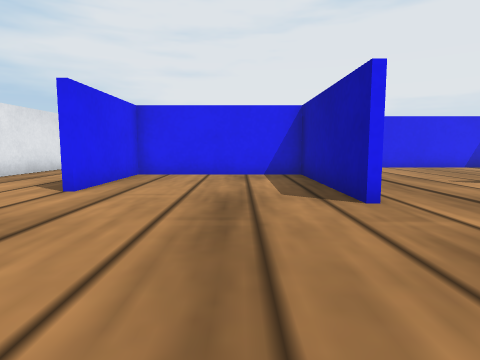
[1] (above)

21 first-person views from a walk through a world built for the Webots simulator. The camera is 0.04 m above the floor, tilts 6° down and sees 75° across. The floor is counted in squares, 0.05 m on a side. Each view is taken from the middle of a square. On the plan, view 1 faces up. The plan holds only what a view shows up to about 10 squares ahead; the rest is blank. The robots in the file are not drawn. Simple shapes and patterns stand in for the simulator's stock objects.

[2]
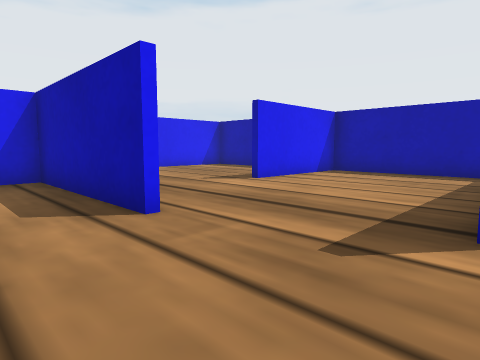

[3]
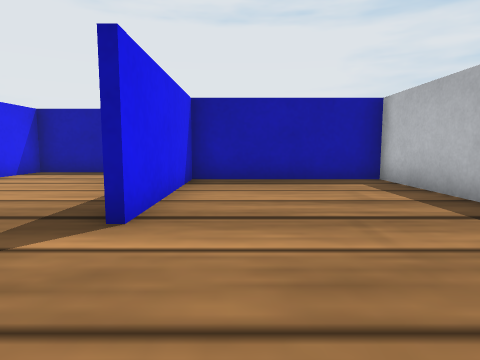

[4]
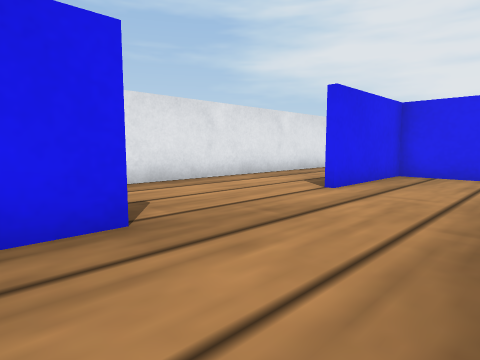

[5]
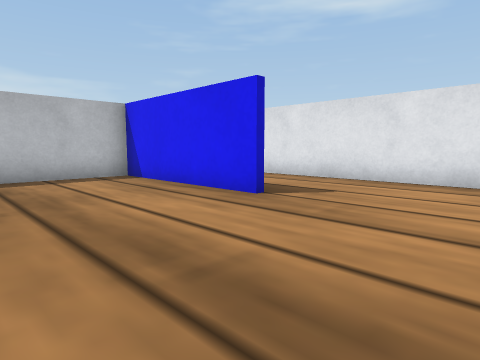

[6]
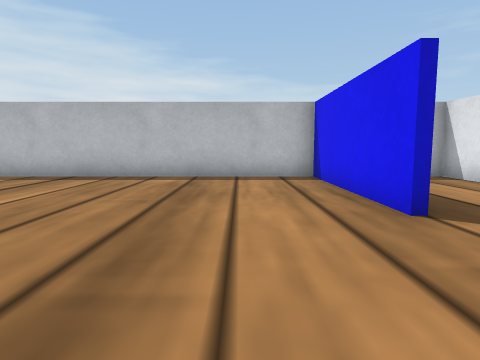

[7]
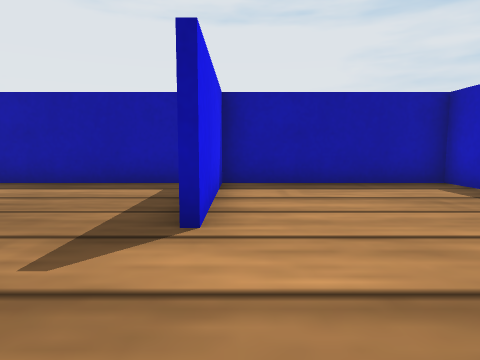

[8]
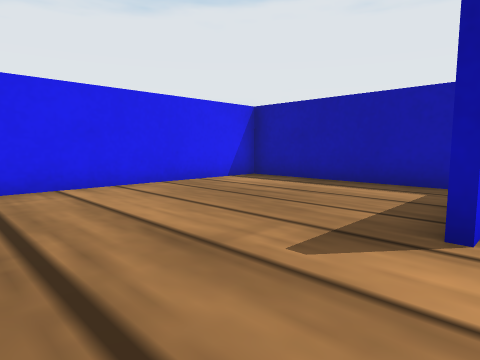

[9]
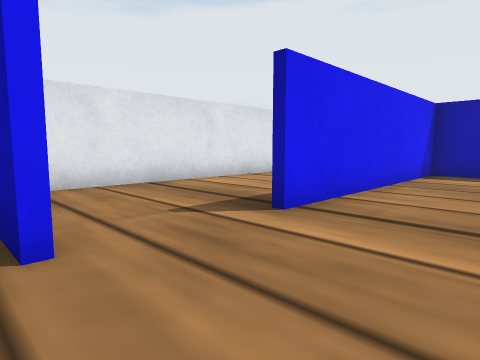

[10]
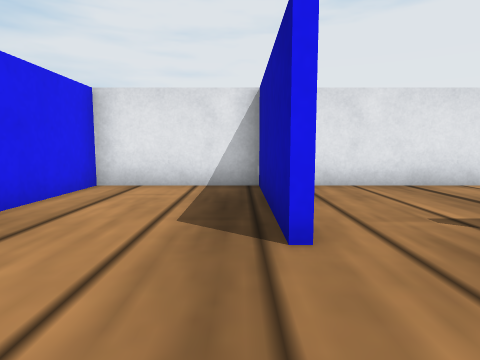

[11]
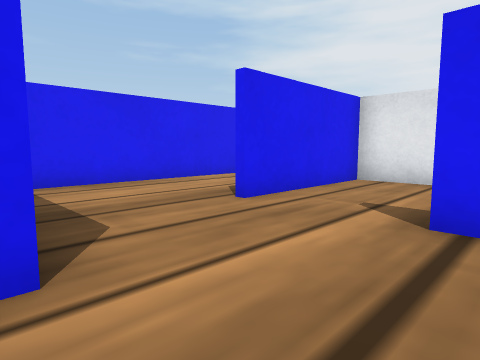

[12]
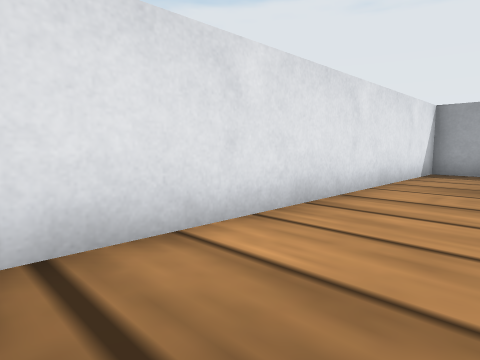

[13]
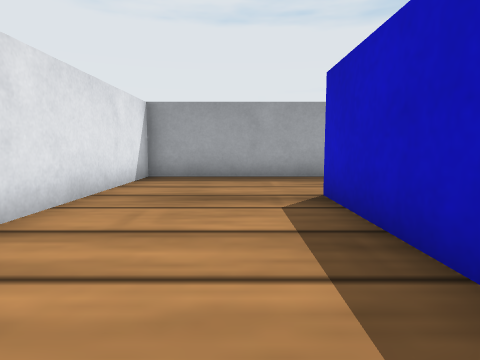

[14]
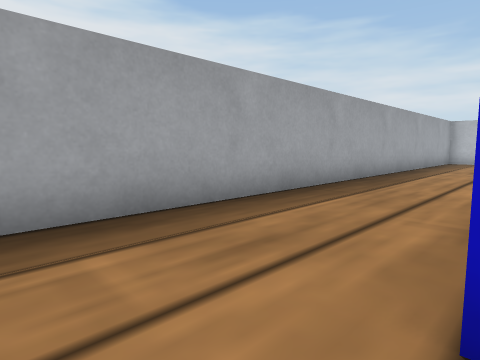

[15]
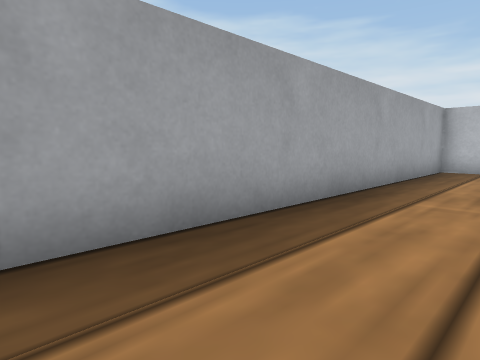

[16]
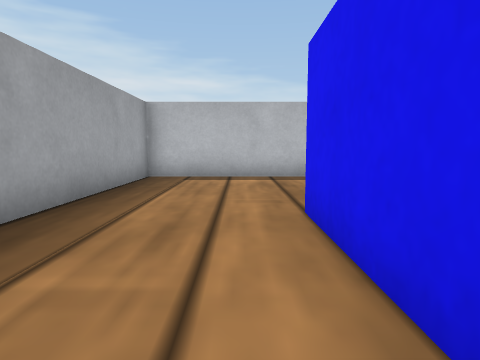

[17]
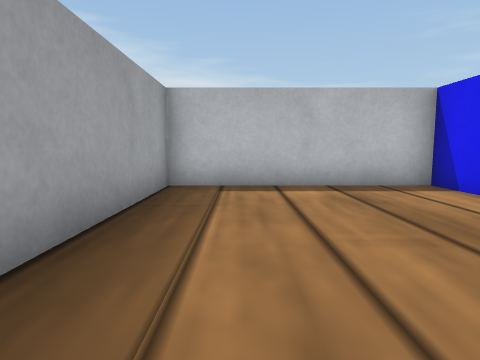

[18]
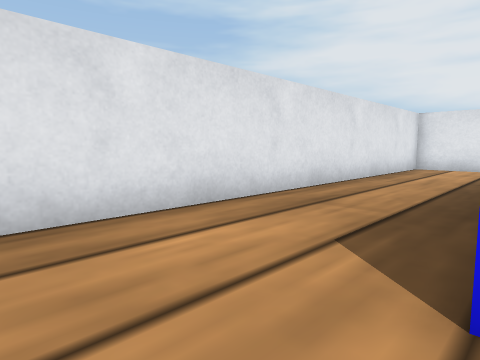

[19]
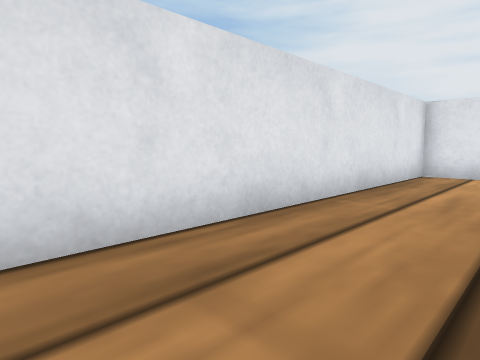

[20]
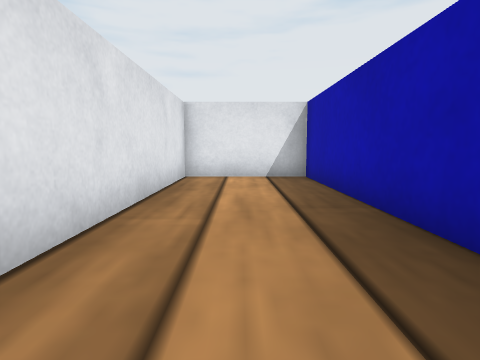

[21]
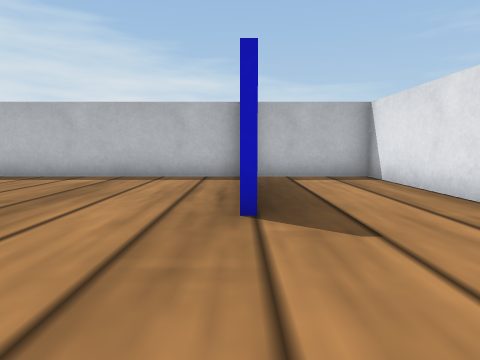

### Floor plan
Points are (right, up) in squares from view 1. A wall is a line through its corners. A room is listed if a view was taken in it or the views show most of it. See-through windows are left out.
Room 1 (views 1, 2, 3, 4, 5, 6, 7, 8, 9, 10, 11, 12, 13, 14, 15, 16, 17, 18, 19, 20, 21)
walls: (1.8, 4.4) (1.8, 9.2) (-3, 9.2) (-3, 5.5); (0.4, 12.4) (0.4, 16.4); (10, 7.2) (10, 12.4) (3.1, 12.4); (10.2, 4.1) (10.2, 1.1); (8.9, 1.4) (10, 1.4) (10, 6.4) (6, 6.4); (-3.2, 10.2) (-3.2, 16.5) (-6.5, 16.5) (-6.5, -3.5) (-3.4, -3.5); (-3, 1.5) (-3, -3.5) (13.5, -3.5) (13.5, 16.5) (-3, 16.5) (-3, 10.4); (6.8, 12.6) (10.3, 12.6); (8, -2.1) (8, -3.5); (7.8, -3.6) (7.8, 1.2) (3.1, 1.2); (0.6, 16.6) (0.6, 12.5)

Where each view was taken, in squares from view 1:
view 1: 0 up, 0 right, facing up
view 2: 1 up, 0 right, facing up-right
view 3: 0 up, 0 right, facing right
view 4: 0 up, 0 right, facing up-left
view 5: 5 up, 1 right, facing down-left
view 6: 5 up, 1 left, facing down
view 7: 6 up, 3 right, facing right
view 8: 6 up, 3 right, facing up-right
view 9: 10 up, 0 right, facing up-right
view 10: 10 up, 0 right, facing up
view 11: 9 up, 4 right, facing up-left
view 12: 14 up, 3 right, facing up-right
view 13: 14 up, 5 right, facing right
view 14: 14 up, 10 right, facing down-right
view 15: 8 up, 11 right, facing down-right
view 16: 5 up, 11 right, facing down
view 17: 3 up, 12 right, facing down
view 18: 4 up, 3 left, facing up-left
view 19: 7 up, 4 left, facing up-left
view 20: 8 up, 5 left, facing up
view 21: 5 up, 3 left, facing down
